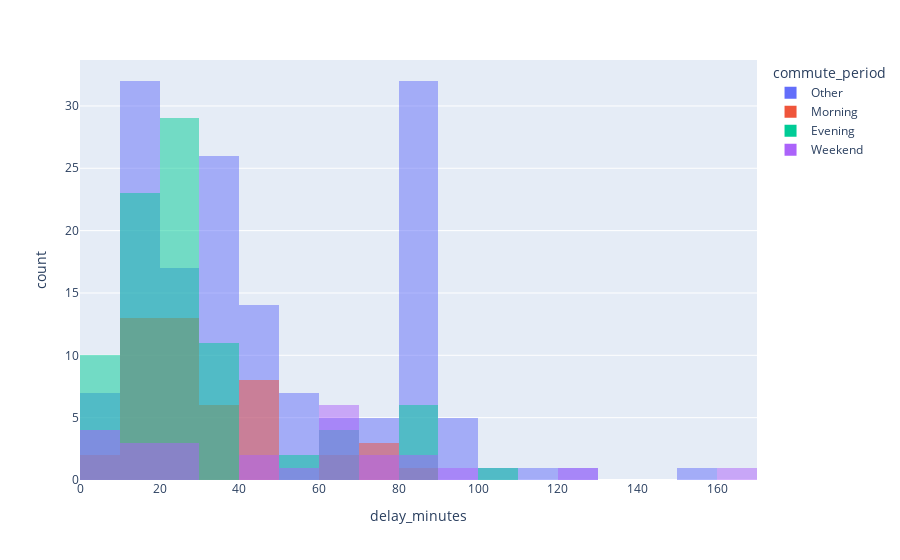

Here is the notebook cell this chart was saved with:
### Code cell
fig = px.histogram(unique_trips.loc[unique_trips.delay_minutes >=5],x='delay_minutes', color="commute_period",barmode='overlay')
fig.show()

### Figure 1 — Plotly figure (JSON) as saved in the notebook; plotly's stock layout.template omitted (floating-point values rounded to 4 significant figures; data arrays with more than 128 entries replaced by an {"elided": "..."} marker saying what was removed)
{"data": [{"alignmentgroup": "True", "bingroup": "x", "hovertemplate": "commute_period=Other<br>delay_minutes=%{x}<br>count=%{y}<extra></extra>", "legendgroup": "Other", "marker": {"color": "#636efa", "opacity": 0.5, "pattern": {"shape": ""}}, "name": "Other", "offsetgroup": "Other", "orientation": "v", "showlegend": true, "type": "histogram", "x": {"elided": "154 float values"}, "xaxis": "x", "yaxis": "y"}, {"alignmentgroup": "True", "bingroup": "x", "hovertemplate": "commute_period=Morning<br>delay_minutes=%{x}<br>count=%{y}<extra></extra>", "legendgroup": "Morning", "marker": {"color": "#EF553B", "opacity": 0.5, "pattern": {"shape": ""}}, "name": "Morning", "offsetgroup": "Morning", "orientation": "v", "showlegend": true, "type": "histogram", "x": [13.98, 24.52, 23.7, 33.32, 27.42, 32.67, 5.983, 17.47, 16.88, 13.32, 37.57, 13.17, 17.48, 61.17, 61.47, 22.43, 16.05, 22.03, 25.57, 24.45, 22.67, 86.05, 21.85, 21.78, 21.55, 17.83, 16.72, 14.68, 47.05, 27.65, 18.57, 48.37, 35.78, 41.57, 70.05, 71.18, 72.5, 32.53, 8.833, 11.98, 12.68, 42.9, 40.53, 41.78, 44.15, 45.65, 25.92, 30.6], "xaxis": "x", "yaxis": "y"}, {"alignmentgroup": "True", "bingroup": "x", "hovertemplate": "commute_period=Evening<br>delay_minutes=%{x}<br>count=%{y}<extra></extra>", "legendgroup": "Evening", "marker": {"color": "#00cc96", "opacity": 0.5, "pattern": {"shape": ""}}, "name": "Evening", "offsetgroup": "Evening", "orientation": "v", "showlegend": true, "type": "histogram", "x": [21.83, 27.73, 104.2, 17.53, 8.6, 32.92, 18.45, 17.25, 6.883, 17.52, 28.33, 5.383, 27.05, 20.48, 25.37, 21.82, 20.63, 10.93, 19.35, 18.4, 29.82, 59.52, 24.88, 21.05, 65.52, 19.28, 89.4, 87.28, 89.03, 89.82, 11.48, 16.4, 10.73, 30.6, 23.75, 84.67, 89.78, 28.17, 23.55, 9.6, 7.05, 5.367, 12.92, 18.32, 6.483, 6.517, 37.53, 27.93, 32.8, 11.8, 22.27, 25.58, 31.87, 18.17, 26.53, 20.17, 16.45, 20.58, 33.48, 5.517, 13.35, 22.67, 19.62, 26.05, 30.37, 13.22, 18.92, 22.07, 69.97, 65.95, 64.88, 56.05, 24.53, 23.2, 20.23, 16, 16.53, 8.567, 34.52, 33.8, 24.58, 36.88, 21.97, 23.9, 34.52, 15.45], "xaxis": "x", "yaxis": "y"}, {"alignmentgroup": "True", "bingroup": "x", "hovertemplate": "commute_period=Weekend<br>delay_minutes=%{x}<br>count=%{y}<extra></extra>", "legendgroup": "Weekend", "marker": {"color": "#ab63fa", "opacity": 0.5, "pattern": {"shape": ""}}, "name": "Weekend", "offsetgroup": "Weekend", "orientation": "v", "showlegend": true, "type": "histogram", "x": [5.417, 17.63, 68.6, 24.22, 60.18, 28.13, 61.07, 43.07, 57.93, 64.95, 124.1, 87.97, 8.1, 76.1, 63.25, 12.37, 13.73, 22.17, 85.17, 91.17, 5.2, 5.683, 169.9, 44.6, 63.05, 71.2], "xaxis": "x", "yaxis": "y"}], "layout": {"barmode": "overlay", "legend": {"title": {"text": "commute_period"}, "tracegroupgap": 0}, "margin": {"t": 60}, "xaxis": {"anchor": "y", "domain": [0, 1], "title": {"text": "delay_minutes"}}, "yaxis": {"anchor": "x", "domain": [0, 1], "title": {"text": "count"}}}}
